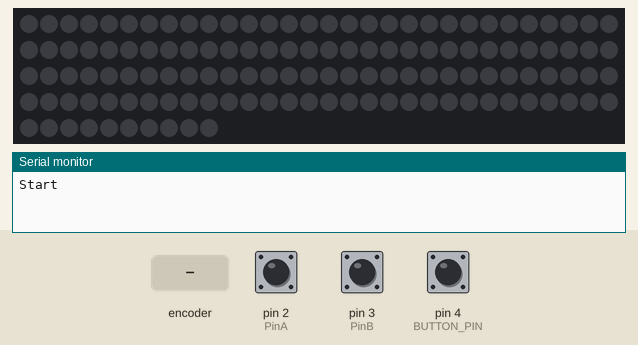
Recording of a sketch running on a simulated Arduino Uno, built with avr-gcc and run on an emulated ATmega328P. Parts: 130 RGB LEDs in strip order, left to right, continuing on the next row, the last lines printed to the serial monitor. The test bench sets the inputs (shaded band); at power-on: pin 4 (BUTTON_PIN) HIGH, pin 2 (PinA) HIGH, pin 3 (PinB) HIGH. Dim RGB values are drawn brighter than linear; random numbers use the default seed unless the sketch sets one.

Above: at 1.2 s.
1.3 s: pin 4 (BUTTON_PIN) pulled LOW for 0.15 s
2.9 s: rotary encoder on pin 2 (PinA) / pin 3 (PinB) turned 3 steps (first pin leading)
At 4.0 s:
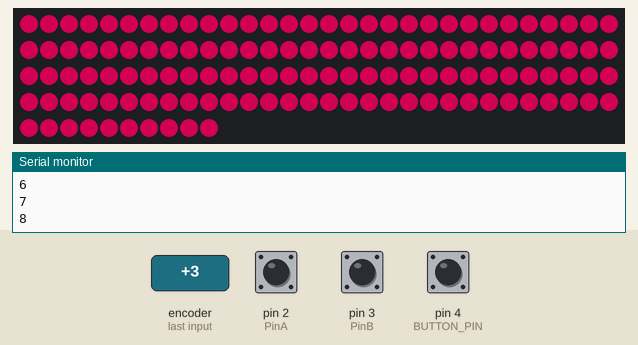
5.0 s: rotary encoder on pin 2 (PinA) / pin 3 (PinB) turned 3 steps (first pin leading)
At 6.7 s:
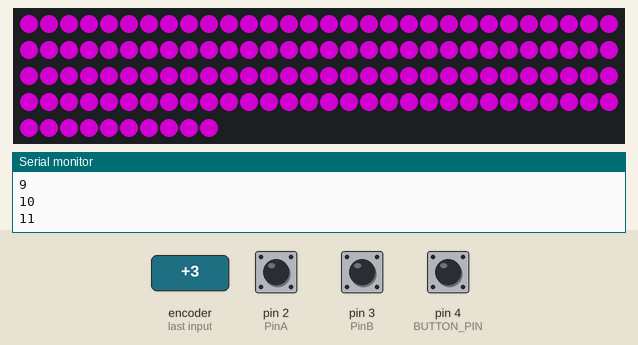
7.1 s: rotary encoder on pin 2 (PinA) / pin 3 (PinB) turned 3 steps (first pin leading)
At 8.4 s:
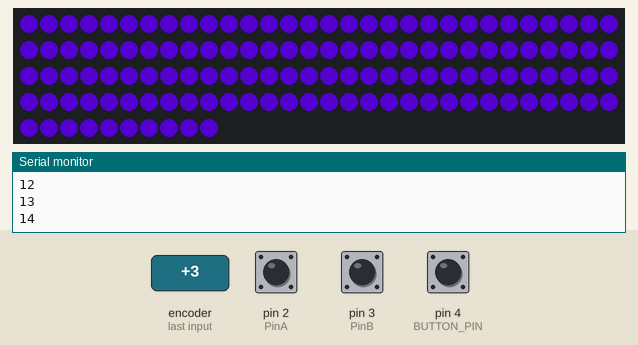
9.2 s: pin 4 (BUTTON_PIN) pulled LOW for 1 s
At 10.3 s:
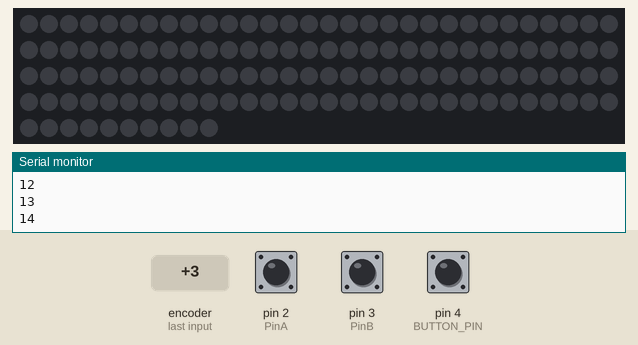
11.7 s: pin 4 (BUTTON_PIN) pulled LOW for 3.2 s
At 13.1 s:
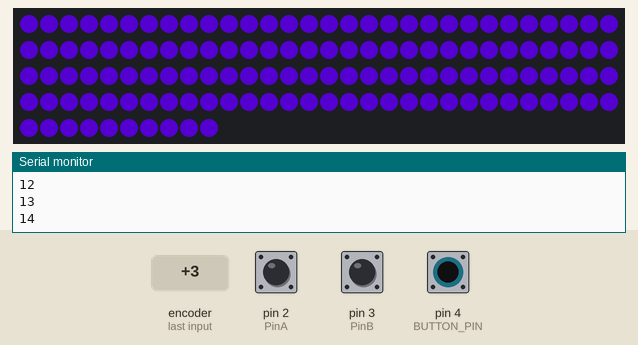
Timing chart, 0 to 14.7 s (numbered marks = the images above; inputs shaded):
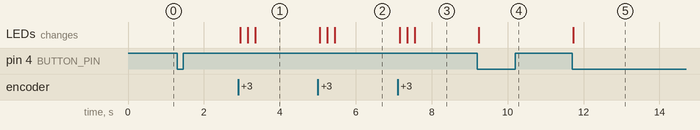

Measured:
- after the input at 2.9 s, the LEDs: first change after 0.06 s (image 1 shows a later state)
- after the input at 5.0 s, the LEDs: first change after 0.06 s (image 2 shows a later state)
- after the input at 7.1 s, the LEDs: first change after 0.06 s (image 3 shows a later state)
- after the input at 9.2 s, the LEDs: change at once (image 4)
- after the input at 11.7 s, the LEDs: change at once (image 5)

The sketch:

Encoder_neopixel.ino
```cpp
#include <Adafruit_NeoPixel.h>
#ifdef __AVR__
  #include <avr/power.h>
#endif
#define PIN 6
Adafruit_NeoPixel strip = Adafruit_NeoPixel(130, 6, NEO_GRB + NEO_KHZ800);

int R = 0; int G = 0; int B = 0;
int OldLamp;

#define BUTTON_PIN   4

const int buttonPin = 4;
const int PinA = 2;
const int PinB = 3;

int lastCount = 0;

volatile int virtualPosition = 365;

int pos = 0;

bool oldState = HIGH;
int showType = 0;


void time ()  {
  static unsigned long lastInterruptTime = 0;
  unsigned long interruptTime = millis();

  if (interruptTime - lastInterruptTime > 20) {
    if (digitalRead(PinB) == LOW)
    {
      virtualPosition-- ;
    }
    else {
      virtualPosition++ ;
    }

    lastInterruptTime = interruptTime;
  }
}


void setup() {
  pinMode(BUTTON_PIN, INPUT_PULLUP);

  Serial.begin(9600);

  pinMode(PinA, INPUT);
  pinMode(PinB, INPUT);

  attachInterrupt(digitalPinToInterrupt(PinA), time, LOW);

  Serial.println("Start");
  strip.begin();
    strip.setBrightness(120);
}


boolean checkPos(){

  if (virtualPosition != lastCount) {

    lastCount = virtualPosition ;

    pos = abs(virtualPosition % 36);

    Serial.println(pos);
    return true;
  }
  return false;
}


void loop() {

  bool newState = digitalRead(BUTTON_PIN);

  if (newState == LOW && oldState == HIGH) {
    delay(20);
    newState = digitalRead(BUTTON_PIN);
    if (newState == LOW) {
      showType++;
      if (showType > 1)
        showType=0;
    }
  }

  oldState = newState;

 if (showType == 0) {
  for (int i = 0; i < strip.numPixels(); i++)
  {
    strip.setPixelColor(i, 0, 0, 0);
  }
  strip.show();
}
if (showType == 1) {

  checkPos();

  switch(pos){

    case 0:
    OldLamp = random(100,200);
    R = 250-OldLamp; G = R-40-OldLamp; B = 40-OldLamp;
    if(G<0) G=0; if(R<0) R=0; if(B<0) B=0;
    delay(random(100,150));
    break;

    case 6:  R = 255; G = 0;   B = 0;    break;
    case 7:  R = 255; G = 0;   B = 51;   break;
    case 8:  R = 255; G = 0;   B = 102;  break;
    case 9:  R = 255; G = 0;   B = 153;  break;
    case 10: R = 255; G = 0;   B = 204;  break;
    case 11: R = 255; G = 0;   B = 255;  break;
    case 12: R = 204; G = 0;   B = 255;  break;
    case 13: R = 153; G = 0;   B = 255;  break;
    case 14: R = 102; G = 0;   B = 255;  break;
    case 15: R = 51;  G = 0;   B = 255;  break;
    case 16: R = 0;   G = 0;   B = 255;  break;
    case 17: R = 0;   G = 51;  B = 255;  break;
    case 18: R = 0;   G = 102; B = 255;  break;
    case 19: R = 0;   G = 153; B = 255;  break;
    case 20: R = 0;   G = 204; B = 255;  break;
    case 21: R = 0;   G = 255; B = 255;  break;
    case 22: R = 0;   G = 255; B = 204;  break;
    case 23: R = 0;   G = 255; B = 153;  break;
    case 24: R = 0;   G = 255; B = 102;  break;
    case 25: R = 0;   G = 255; B = 51;   break;
    case 26: R = 0;   G = 255; B = 0;    break;
    case 27: R = 51;  G = 255; B = 0;    break;
    case 28: R = 102; G = 255; B = 0;    break;
    case 29: R = 153; G = 255; B = 0;    break;
    case 30: R = 204; G = 255; B = 0;    break;
    case 31: R = 255; G = 255; B = 0;    break;
    case 32: R = 255; G = 204; B = 0;    break;
    case 33: R = 255; G = 153; B = 0;    break;
    case 34: R = 255; G = 102; B = 0;    break;
    case 35: R = 255; G = 51;  B = 0;    break;
    case 36: R = 255; G = 0;   B = 0;    break;
    default: R = 0;   G = 0;   B = 0;
  }

  for (int i = 0; i < strip.numPixels(); i++)
  {
    strip.setPixelColor(i, R, G, B);
  }
  strip.show();

} else {
  for (int i = 0; i < strip.numPixels(); i++)
  {
    strip.setPixelColor(i, 0, 0, 0);
  }
  strip.show();
  }
}
```
